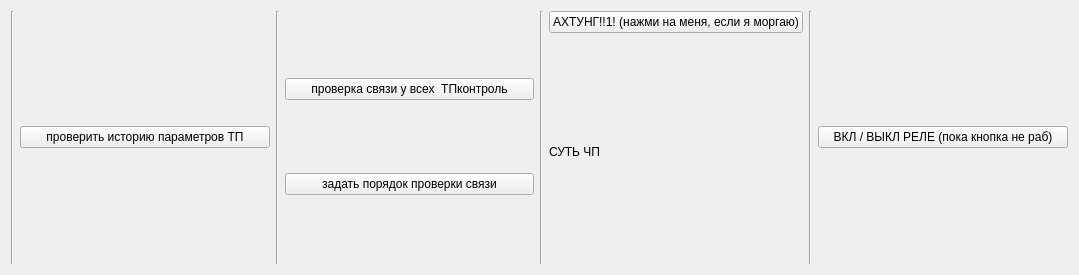
<?xml version="1.0" encoding="UTF-8"?>
<ui version="4.0">
 <class>TopPanel</class>
 <widget class="QWidget" name="TopPanel">
  <property name="geometry">
   <rect>
    <x>0</x>
    <y>0</y>
    <width>1079</width>
    <height>275</height>
   </rect>
  </property>
  <property name="windowTitle">
   <string>Form</string>
  </property>
  <layout class="QHBoxLayout" name="horizontalLayout">
   <item>
    <widget class="Line" name="line_4">
     <property name="orientation">
      <enum>Qt::Vertical</enum>
     </property>
    </widget>
   </item>
   <item>
    <widget class="QPushButton" name="btn_checkHistory">
     <property name="text">
      <string>проверить историю параметров ТП</string>
     </property>
    </widget>
   </item>
   <item>
    <widget class="Line" name="line">
     <property name="orientation">
      <enum>Qt::Vertical</enum>
     </property>
    </widget>
   </item>
   <item>
    <layout class="QVBoxLayout" name="verticalLayout_2">
     <item>
      <widget class="QPushButton" name="btn_checkAll">
       <property name="text">
        <string>проверка связи у всех  ТПконтроль</string>
       </property>
      </widget>
     </item>
     <item>
      <widget class="QPushButton" name="btn_check_MakeOrder">
       <property name="text">
        <string>задать порядок проверки связи</string>
       </property>
      </widget>
     </item>
    </layout>
   </item>
   <item>
    <widget class="Line" name="line_2">
     <property name="orientation">
      <enum>Qt::Vertical</enum>
     </property>
    </widget>
   </item>
   <item>
    <layout class="QVBoxLayout" name="verticalLayout">
     <item>
      <widget class="QPushButton" name="btn_AHTUNG">
       <property name="text">
        <string>АХТУНГ!!1! (нажми на меня, если я моргаю)</string>
       </property>
      </widget>
     </item>
     <item>
      <widget class="QLabel" name="lab_AhtungCode">
       <property name="text">
        <string>СУТЬ ЧП</string>
       </property>
      </widget>
     </item>
    </layout>
   </item>
   <item>
    <widget class="Line" name="line_3">
     <property name="orientation">
      <enum>Qt::Vertical</enum>
     </property>
    </widget>
   </item>
   <item>
    <widget class="QPushButton" name="btn_turnONOFF">
     <property name="text">
      <string>ВКЛ / ВЫКЛ РЕЛЕ (пока кнопка не раб)</string>
     </property>
    </widget>
   </item>
  </layout>
 </widget>
 <resources/>
 <connections/>
</ui>
